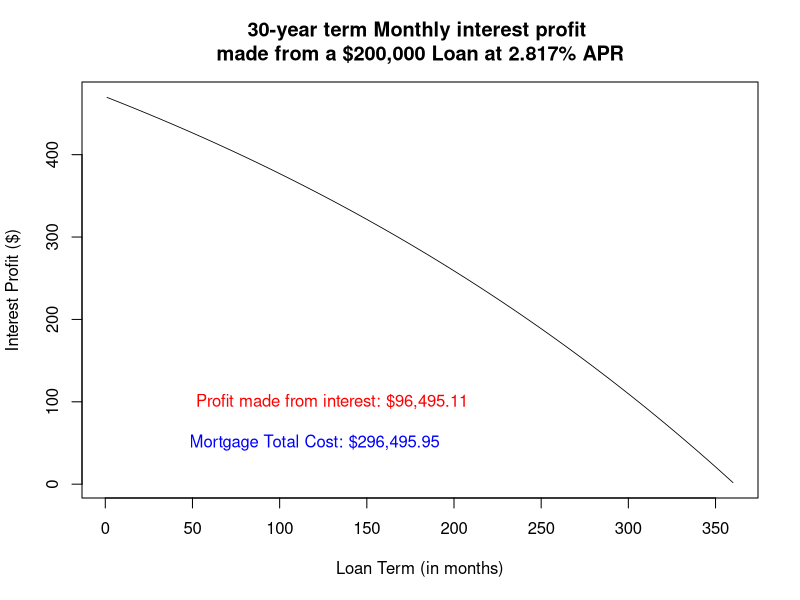
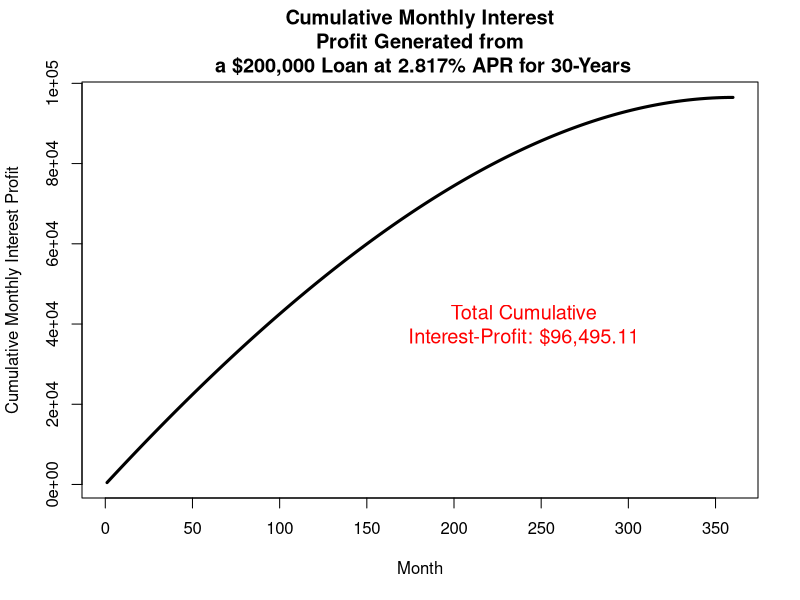
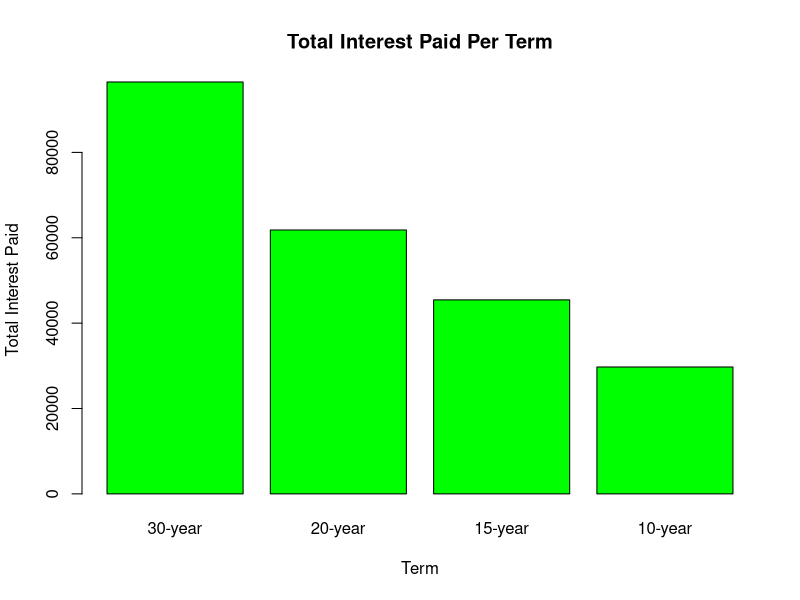

R code for these plots, in order:
P = 200000 
r = 0.02817 / 12 
n = 30 * 12 
X = (-P * (1+r)^n * r)/(1 - (1 + r)^n) 
X
r = 0.02567 / 12 
X = (-P * (1+r)^n * r)/(1 - (1 + r)^n) 
X
r = 0.02317 / 12 
X = (-P * (1+r)^n * r)/(1 - (1 + r)^n) 
X
r = 0.03067 / 12 
X = (-P * (1+r)^n * r)/(1 - (1 + r)^n) 
X
r = 0.03317/ 12 
X = (-P * (1+r)^n * r)/(1 - (1 + r)^n) 
X
P30<-200000
r30<-0.02817/12
k30 <- 360
MIR30 <- P30+r30*P30
MIP30 <- MIR30 - P30
MIP30
x30 <- (P30*(1+r30)^(k30)*r30)/((1+r30)^(k30)-1)
x30
monthlyloanprincipal30 <- (MIR30 - x30)
IRmat30 <- matrix(NA,nrow=k30,ncol=1)
for( i in 1:nrow(IRmat30) ){
  IRmat30[i,]<- MIP30
  P30 <- P30*(1+r30)-x30
  MIR30 <- P30+r30*P30
  MIP30 <- MIR30 - P30
}
totalprofit30<-colSums(IRmat30)
totalprofit30
plot.new()
plot(1:nrow(IRmat30),IRmat30[,1],type="l",main = "30-year term Monthly interest profit \nmade from a $200,000 Loan at 2.817% APR",
     xlab="Loan Term (in months)",ylab="Interest Profit ($)", lwd=0.8)
text(130,100,"Profit made from interest: $96,495.11",col="red",cex=1)
text(120,50,"Mortgage Total Cost: $296,495.95",col="blue",cex=1)
CFIRmat30<-matrix(NA,nrow=k30,ncol=1)
for( j in 1:nrow(CFIRmat30) ){
  CFIRmat30[j,1]<- sum(IRmat30[1:j,1])
}
plot(1:nrow(CFIRmat30),CFIRmat30[,1],type="l",main = "Cumulative Monthly Interest
Profit Generated from
 a $200,000 Loan at 2.817% APR for 30-Years",
xlab="Month",ylab="Cumulative Monthly Interest Profit",
 lwd=3)
text(240,40000, "Total Cumulative
Interest-Profit: $96,495.11",col = "red",cex = 1.2)
n = 20 * 12
P = 200000 
r = 0.02817 / 12 
X = (-P * (1+r)^n * r)/(1 - (1 + r)^n) 
X
r = 0.02567 / 12 
X = (-P * (1+r)^n * r)/(1 - (1 + r)^n) 
X
r = 0.02317 / 12 
X = (-P * (1+r)^n * r)/(1 - (1 + r)^n) 
X
r = 0.03067 / 12 
X = (-P * (1+r)^n * r)/(1 - (1 + r)^n) 
X
r = 0.03317/ 12 
X = (-P * (1+r)^n * r)/(1 - (1 + r)^n) 
X
n = 15 * 12
P = 200000 
r = 0.02817 / 12 
X = (-P * (1+r)^n * r)/(1 - (1 + r)^n) 
X
r = 0.02567 / 12 
X = (-P * (1+r)^n * r)/(1 - (1 + r)^n) 
X
r = 0.02317 / 12 
X = (-P * (1+r)^n * r)/(1 - (1 + r)^n) 
X
r = 0.03067 / 12 
X = (-P * (1+r)^n * r)/(1 - (1 + r)^n) 
X
r = 0.03317/ 12 
X = (-P * (1+r)^n * r)/(1 - (1 + r)^n) 
X
n = 10 * 12
P = 200000 
r = 0.02817 / 12 
X = (-P * (1+r)^n * r)/(1 - (1 + r)^n) 
X
r = 0.02567 / 12 
X = (-P * (1+r)^n * r)/(1 - (1 + r)^n) 
X
r = 0.02317 / 12 
X = (-P * (1+r)^n * r)/(1 - (1 + r)^n) 
X
r = 0.03067 / 12 
X = (-P * (1+r)^n * r)/(1 - (1 + r)^n) 
X
r = 0.03317/ 12 
X = (-P * (1+r)^n * r)/(1 - (1 + r)^n) 
X
P30<-200000
r30<-0.02817/12
k30 <- 360
MIR30 <- P30+r30*P30
MIP30 <- MIR30 - P30
MIP30
x30 <- (P30*(1+r30)^(k30)*r30)/((1+r30)^(k30)-1)
x30
monthlyloanprincipal30 <- (MIR30 - x30)
IRmat30 <- matrix(NA,nrow=k30,ncol=1)
for( i in 1:nrow(IRmat30) ){
  IRmat30[i,]<- MIP30
  P30 <- P30*(1+r30)-x30
  MIR30 <- P30+r30*P30
  MIP30 <- MIR30 - P30
}
totalprofit30<-colSums(IRmat30)
totalprofit30
P20<-200000
r20<-0.02817/12
k20 <- 240
MIR20 <- P20+r20*P20
MIP20 <- MIR20 - P20
MIP20
x20 <- (P20*(1+r20)^(k20)*r20)/((1+r20)^(k20)-1)
x20
monthlyloanprincipal20 <- (MIR20 - x20)
IRmat20 <- matrix(NA,nrow=k20,ncol=1)
for( i in 1:nrow(IRmat20) ){
  IRmat20[i,]<- MIP20
  P20 <- P20*(1+r20)-x20
  MIR20 <- P20+r20*P20
  MIP20 <- MIR20 - P20
}
totalprofit20<-colSums(IRmat20)
totalprofit20
P15<-200000
r15<-0.02817/12
k15 <- 180
MIR15 <- P15+r15*P15
MIP15 <- MIR15 - P15
MIP15
x15 <- (P15*(1+r15)^(k15)*r15)/((1+r15)^(k15)-1)
x15
monthlyloanprincipal15 <- (MIR15 - x15)
IRmat15 <- matrix(NA,nrow=k15,ncol=1)
for( i in 1:nrow(IRmat15) ){
  IRmat15[i,]<- MIP15
  P15 <- P15*(1+r15)-x15
  MIR15 <- P15+r15*P15
  MIP15 <- MIR15 - P15
}
totalprofit15<-colSums(IRmat15)
totalprofit15
P10<-200000
r10<-0.02817/12
k10 <-120
MIR10 <- P10+r10*P10
MIP10 <- MIR10 - P10
MIP10
x10 <- (P10*(1+r10)^(k10)*r10)/((1+r10)^(k10)-1)
x10
monthlyloanprincipal10 <- (MIR10 - x10)
IRmat10 <- matrix(NA,nrow=k10,ncol=1)
for( i in 1:nrow(IRmat10) ){
  IRmat10[i,]<- MIP10
  P10 <- P10*(1+r10)-x10
  MIR10 <- P10+r10*P10
  MIP10 <- MIR10 - P10
}
totalprofit10<-colSums(IRmat10)
totalprofit10
totalprof <- c(totalprofit30, totalprofit20, totalprofit15, totalprofit10)
barplot(totalprof, main = "Total Interest Paid Per Term",
        xlab = "Term", ylab = "Total Interest Paid", 
        names.arg = c("30-year", "20-year", "15-year", "10-year"),
        col = "green")